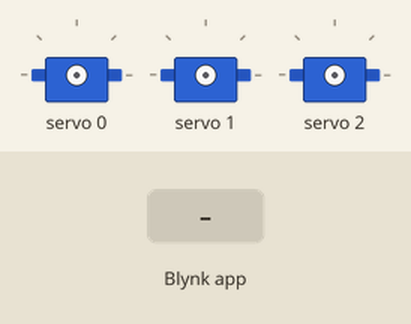
Simulated run of this sketch. Board: ESP32. On the bench: 3 × servo. The inputs (shaded band) are chosen by the test bench. WiFi joins after 1.5 s; servers stay silent unless stated.

Above: at 3.0 s.
3.1 s: Blynk app writes 1 to V0
4.6 s: Blynk app writes 200 to V0
At 5.4 s:
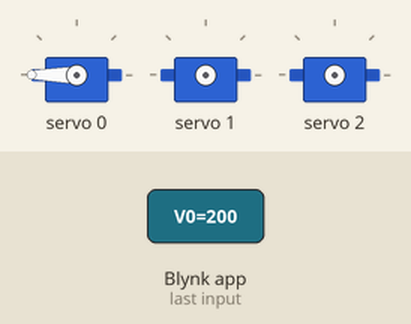
6.1 s: Blynk app writes 1 to V1
7.6 s: Blynk app writes 0 to V0
At 8.8 s:
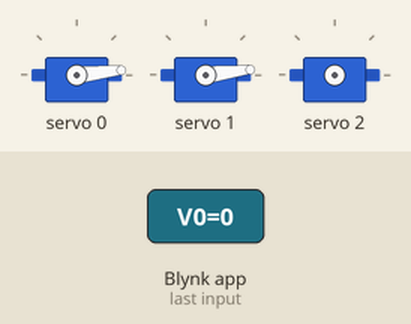
9.1 s: Blynk app writes 200 to V1
At 10.0 s:
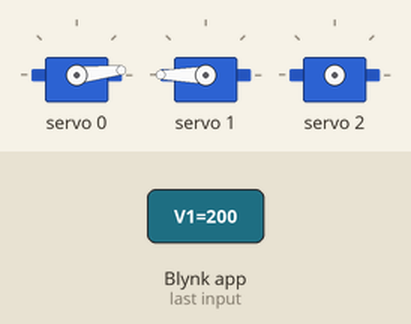
10.6 s: Blynk app writes 1 to V2
Timing chart, 0 to 13.1 s (numbered marks = the images above; inputs shaded):
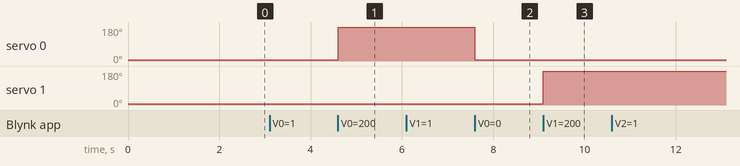

The sketch:

Robotic_arm_code.ino
```cpp
// Include necessary libraries
#define BLYNK_PRINT Serial  // Enable debug prints to Serial Monitor
#include <WiFi.h>           // WiFi library for ESP32
#include <Adafruit_PWMServoDriver.h> // Library for Adafruit PCA9685 PWM driver
#include <Wire.h>           // I2C communication library
#include <BlynkSimpleEsp32.h> // Blynk library for ESP32

// Create an instance of the PWM driver with default I2C address (0x40)
Adafruit_PWMServoDriver struthobby = Adafruit_PWMServoDriver(0x40);

// Define min and max servo pulse lengths
#define servoMIN 150   // Minimum pulse length for servo (in microseconds)
#define servoMAX 600   // Maximum pulse length for servo (in microseconds)

// Blynk Authentication Token
char auth[] = "9d00be1f73b-2fVS3oBjj2IlrPk3flC3nDiE";  // Replace with your Blynk auth token

// Your WiFi credentials
char ssid[] = "Kismat";       // Replace with your WiFi SSID
char pass[] = "6888hhh";      // Replace with your WiFi password

void setup() {
  Serial.begin(9600);                      // Start serial communication
  struthobby.begin();                      // Initialize PCA9685
  struthobby.setPWMFreq(60);              // Set PWM frequency to 60Hz for servos
  Blynk.begin(auth, ssid, pass, "blynk.cloud", 80); // Connect to Blynk server
}

// This function is triggered when virtual pin V0 receives a value
BLYNK_WRITE(V0) {
  int value = param.asInt(); // Read the value from Blynk app (0-180)
  value = map(value, 0, 180, servoMIN, servoMAX); // Map angle to servo pulse range
  struthobby.setPWM(0, 0, value); // Set the servo position on channel 0
  delay(1); // Small delay for stability
}

BLYNK_WRITE(V1) {
  int value = param.asInt();
  value = map(value, 0, 180, servoMIN, servoMAX);
  struthobby.setPWM(1, 0, value); // Channel 1
  delay(1);
}

BLYNK_WRITE(V2) {
  int value = param.asInt();
  value = map(value, 0, 180, servoMIN, servoMAX);
  struthobby.setPWM(2, 0, value); // Channel 2
  delay(1);
}

BLYNK_WRITE(V3) {
  int value = param.asInt();
  value = map(value, 0, 180, servoMIN, servoMAX);
  struthobby.setPWM(3, 0, value); // Channel 3
  delay(1);
}

BLYNK_WRITE(V4) {
  int value = param.asInt();
  value = map(value, 0, 180, servoMIN, servoMAX);
  struthobby.setPWM(4, 0, value); // Channel 4
  delay(1);
}

void loop() {
  Blynk.run(); // Continuously run Blynk tasks
}
```

Measured:
- after the input at 4.6 s, servo 0: 7° → 180° at once
- after the input at 7.6 s, servo 0: 180° → 6° at once
- after the input at 9.1 s, servo 1: 7° → 180° at once
